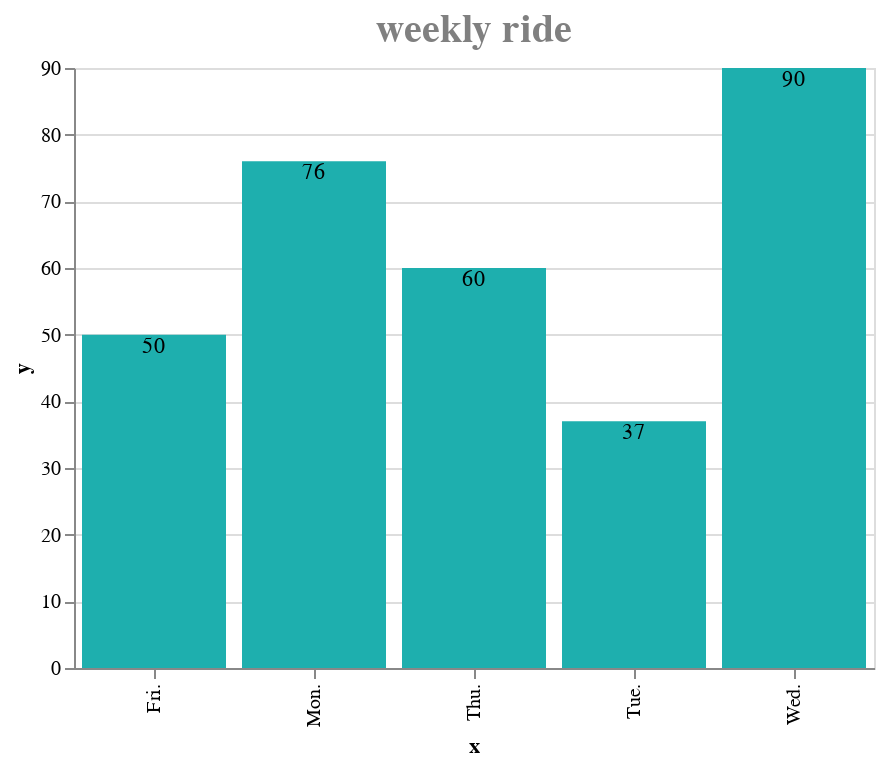

Source (notebook cell):
### Code cell
bar=alt.Chart(d1,width=400).mark_bar().encode(
    x='x',
    y='y'
)
t=bar.mark_text(
    baseline='top',
    ).encode(text='y')

(bar+t).properties(
    title='weekly ride'
).configure_title(
    fontSize=20,
    anchor='middle',
    color='gray'
)

### Figure 1 — Vega-Lite specification as saved in the notebook (floating-point values rounded to 4 significant figures)
{"config": {"view": {"height": 300, "width": 400}, "mark": {"color": "#1eafae"}, "title": {"anchor": "middle", "color": "gray", "fontSize": 20}}, "layer": [{"mark": "bar", "encoding": {"x": {"type": "nominal", "field": "x"}, "y": {"type": "quantitative", "field": "y"}}, "width": 400}, {"mark": {"type": "text", "baseline": "top"}, "encoding": {"text": {"type": "quantitative", "field": "y"}, "x": {"type": "nominal", "field": "x"}, "y": {"type": "quantitative", "field": "y"}}, "width": 400}], "data": {"name": "data-8d5d1ee392d8e452bad0eca3307d86e5"}, "title": "weekly ride", "$schema": "https://vega.github.io/schema/vega-lite/v4.0.2.json", "datasets": {"data-8d5d1ee392d8e452bad0eca3307d86e5": [{"x": "Mon.", "y": 76, "z": 37, "h": 3, "k": "a"}, {"x": "Tue.", "y": 37, "z": 46, "h": 1, "k": "a"}, {"x": "Wed.", "y": 90, "z": 53, "h": 5, "k": "c"}, {"x": "Thu.", "y": 60, "z": 81, "h": 4, "k": "d"}, {"x": "Fri.", "y": 50, "z": 60, "h": 2, "k": "c"}]}}
